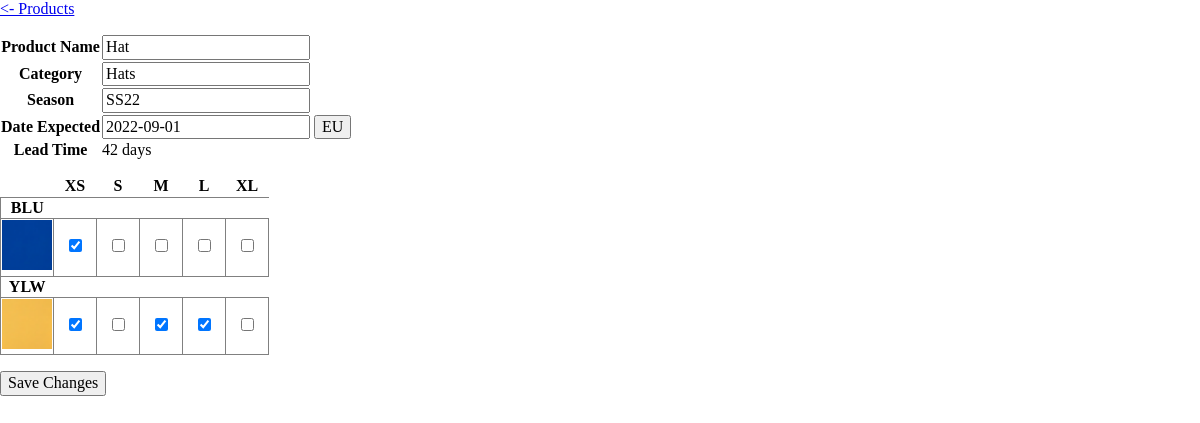
The app's page /product.php?product_id=2 with its own data.
### tables this page shows
CREATE TABLE `products` (
  `product_id` int unsigned NOT NULL AUTO_INCREMENT,
  `product_name` text,
  `category` text,
  `season` text,
  `date_expected` datetime DEFAULT NULL,
  PRIMARY KEY (`product_id`)
);

CREATE TABLE `products_variants` (
  `variant_id` int unsigned NOT NULL AUTO_INCREMENT,
  `product_id` int unsigned DEFAULT NULL,
  `enabled` tinyint DEFAULT NULL,
  `color` text,
  `size` text,
  PRIMARY KEY (`variant_id`),
  KEY `FK_variant_product` (`product_id`),
  CONSTRAINT `FK_variant_product` FOREIGN KEY (`product_id`) REFERENCES `products` (`product_id`) ON DELETE RESTRICT ON UPDATE CASCADE
);

### models/Product.php (called while the page is built, shortened)
<?php
require_once 'ProductVariant.php';
class Product {
    public $date_expected;
    public function __construct($data) {
        $this->product_name = $data["product_name"];
        $this->category = $data["category"];
        $this->season = $data["season"];
        $this->date_expected = new DateTime($data["date_expected"]);
        $this->product_variants = ProductVariant::getProductVariantsByProductID($data["product_id"]);
    }
    public function getLeadTime() {
        return $this->date_expected->getTimestamp() - (new DateTime())->getTimeStamp();
    }
    public static function getProduct($product_id) {
        global $conn;
        $escaped_product_id = "'" . mysqli_real_escape_string($conn, $product_id) . "'";
        $sql = "SELECT * FROM products WHERE product_id = $escaped_product_id";
        $result = mysqli_query($conn, $sql);
        $products = $result->num_rows ? mysqli_fetch_all($result, MYSQLI_ASSOC) : [];
        $products = array_map(function($product) {
            return new Product($product);
        }, $products);
        return count($products) > 0 ? $products[0] : false;
    }
}

### models/ProductVariant.php (called while the page is built, shortened)
<?php
class ProductVariant {
    public function __construct($data) {
        $this->variant_id = $data["variant_id"];
        $this->enabled = $data["enabled"] ? true : false;
    }
    public static function getProductVariantsByProductID($product_id) {
        global $conn;
        $escaped_product_id = "'" . mysqli_real_escape_string($conn, $product_id) . "'";
        $sql = "SELECT * FROM products_variants WHERE product_id = $escaped_product_id";
        $result = mysqli_query($conn, $sql);
        $product_variants = $result->num_rows ? mysqli_fetch_all($result, MYSQLI_ASSOC) : [];
        $product_variants = array_map(function($product_variant) {
            return new ProductVariant($product_variant);
        }, $product_variants);
        return $product_variants;
    }
}

### product.php (the view, shortened to what this page needs)
<?php
include('includes/includes.php');
include('models/Product.php');
$product_id = $_GET["product_id"] ? $_GET["product_id"] : false;
$product = Product::getProduct($product_id);
$color_variants = ["BLU", "YLW"];
$size_variants = ["XS", "S", "M", "L", "XL"];
?>
<!DOCTYPE html>
<html lang="en">
<head>
    <link rel="stylesheet" href="https://unpkg.com/normalize.css@8.0.1/normalize.css">
    <link rel="stylesheet" href="css/product.css">
    <link rel="stylesheet" href="//code.jquery.com/ui/1.13.2/themes/base/jquery-ui.css">
</head>
<body>
    <div>
        <a href="index.php"><- Products</a>
    </div>
    <form action="api/product/update.php" method="post">
        <table id="product-details">
            <tbody>
                <tr>
                    <th>Product Name</th>
                    <td><input type="text" name="product_name" value="<?php echo htmlspecialchars($product->product_name); ?>"></td>
                </tr>
                <tr>
                    <th>Category</th>
                    <td><input type="text" name="category" value="<?php echo htmlspecialchars($product->category); ?>"></td>
                </tr>
                <tr>
                    <th>Season</th>
                    <td><input type="text" name="season" value="<?php echo htmlspecialchars($product->season); ?>"></td>
                </tr>
                <tr>
                    <th>Date Expected</th>
                    <td>
                        <input type="text" name="date_expected_picker" data-default-date="<?php echo htmlspecialchars($product->date_expected->format("Y-m-d")); ?>">
                        <button type="button" id="toggle-date-format" value = "EU">EU</button>
                    </td>
                </tr>
                <tr>
                    <th>Lead Time</th>
                    <td id="lead-time-label"><?php echo htmlspecialchars(floor($product->getLeadTime() / 60 / 60 / 24)) . " days"; ?></td>
                </tr>
            </tbody>
        </table>
        <table id="product-variant-details">
            <thead>
                <tr>
                    <th></th>
                    <th>XS</th>
                    <th>S</th>
                    <th>M</th>
                    <th>L</th>
                    <th>XL</th>
                </tr>
            </thead>
            <tbody>
                <?php foreach ($color_variants as $color_variant) { ?>
                    <tr>
                        <th><?php echo htmlspecialchars($color_variant); ?></th>
                    </tr>
                    <tr class="product-variant-details-row">
                        <th><img src="img/<?php echo htmlspecialchars($color_variant); ?>.png" alt="<?php echo htmlspecialchars($color_variant); ?>" height="50" width="50"></th>
                        <?php foreach ($size_variants as $size_variant) {
                            $current_product_variant = null;
                            foreach ($product->product_variants as $product_variant) {
                                if ($product_variant->color == $color_variant && $product_variant->size == $size_variant) {
                                    $current_product_variant = $product_variant;
                                    break;
                                }
                            }
                            ?>
                            <td>
                                <div class="variant-checkbox-container">
                                    <input type="checkbox" name="variant_enabled[<?php echo htmlspecialchars($current_product_variant->variant_id); ?>]" <?php if ($current_product_variant->enabled) echo "checked"; ?>>
                                </div>
                            </td>
                        <?php } ?>
                    </tr>
                <?php } ?>
            </tbody>
        </table>
        <button type="submit">Save Changes</button>
    </form>
</body>
</html>

### css/product.css (style rules this page uses)
table { border-collapse: collapse; }
#product-details { margin: 1rem 0; }
#product-variant-details { margin: 1rem 0; }
#product-variant-details thead th { border-bottom: 1px solid gray; }
#product-variant-details tbody th { border-left: 1px solid gray; }
.product-variant-details-row td { width: 40px; }
.product-variant-details-row td, .product-variant-details-row th { border-top: 1px solid gray; border-bottom: 1px solid gray; border-right: 1px solid gray; }
.variant-checkbox-container { text-align: center; vertical-align: middle; }

### records on screen
products: product_name "Hat", category "Hats", season "SS22", floor($product->getLeadTime()/60/60/24) "42"
products_variants: enabled "☑"
products_variants: enabled "☑"
products_variants: enabled "☑"
products_variants: enabled "☑"

### other values on screen
$color_variant "BLU"
$color_variant "YLW"
